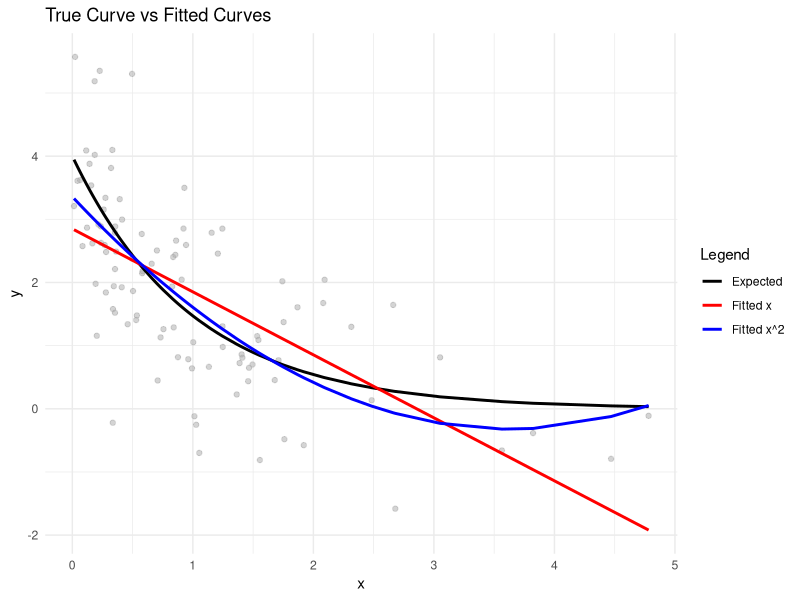

The R source for this figure:
## ---- chunk 1
library(tidyverse)
library(stringr)
library(lubridate)
## ---- chunk 2
x <- rexp(100)
y_expected <- 4*exp(-x)
y <- 4*exp(-x)+rnorm(100)
y_x = data.frame(cbind(x, y_expected, y))

y_model_x <- lm(y ~ x, y_x)
y_model_x_squared <- lm(y ~ x + I(x^2), y_x) # need to revise this

y_x$y_fitted_x <- predict(y_model_x, y_x)
y_x$y_fitted_x_squared <- predict(y_model_x_squared, y_x)
## ---- chunk 3
ggplot(y_x, aes(x = x)) +
  geom_point(aes(y = y), color = "darkgrey", alpha = 0.5) +
  geom_line(aes(y = y_expected, color = "Expected"), size = 1) +
  geom_line(aes(y = y_fitted_x, color = "Fitted x"), size = 1) +
  geom_line(aes(y = y_fitted_x_squared, color = "Fitted x^2"), size = 1) +
  labs(title = "True Curve vs Fitted Curves",
       x = "x",
       y = "y",
       color = "Legend") +
  scale_color_manual(values = c("Expected" = "black", 
                                "Fitted x" = "red", 
                                "Fitted x^2" = "blue")) +
  theme_minimal()
## ---- chunk 4
summary(y_model_x_squared)
